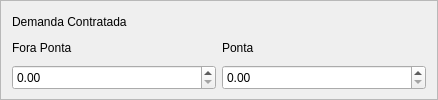
                  <widget class="QFrame" name="frame_27">
                   <property name="frameShape">
                    <enum>QFrame::StyledPanel</enum>
                   </property>
                   <property name="frameShadow">
                    <enum>QFrame::Raised</enum>
                   </property>
                   <layout class="QGridLayout" name="gridLayout_16">
                    <item row="0" column="0" colspan="2">
                     <widget class="QLabel" name="label_46">
                      <property name="sizePolicy">
                       <sizepolicy hsizetype="Preferred" vsizetype="Preferred">
                        <horstretch>0</horstretch>
                        <verstretch>0</verstretch>
                       </sizepolicy>
                      </property>
                      <property name="minimumSize">
                       <size>
                        <width>0</width>
                        <height>0</height>
                       </size>
                      </property>
                      <property name="maximumSize">
                       <size>
                        <width>16777215</width>
                        <height>16777215</height>
                       </size>
                      </property>
                      <property name="styleSheet">
                       <string notr="true">#frame_16, #frame_15 QLabel {
   /* background-color: #FFFFFF;*/
    qproperty-alignment: AlignCenter;
	color: #3d8ec9;
	font: 77 20px &quot;Verdana&quot;;
}</string>
                      </property>
                      <property name="text">
                       <string>Demanda Contratada</string>
                      </property>
                     </widget>
                    </item>
                    <item row="1" column="0">
                     <widget class="QLabel" name="label_45">
                      <property name="styleSheet">
                       <string notr="true">#frame_16, #frame_15 QLabel {
   /* background-color: #FFFFFF;*/
    qproperty-alignment: AlignCenter;
	color: #3d8ec9;
	font: 77 16px &quot;Verdana&quot;;
}</string>
                      </property>
                      <property name="text">
                       <string>Fora Ponta</string>
                      </property>
                     </widget>
                    </item>
                    <item row="1" column="1">
                     <widget class="QLabel" name="label_58">
                      <property name="styleSheet">
                       <string notr="true">#frame_16, #frame_15 QLabel {
   /* background-color: #FFFFFF;*/
    qproperty-alignment: AlignCenter;
	color: #3d8ec9;
	font: 77 16px &quot;Verdana&quot;;
}</string>
                      </property>
                      <property name="text">
                       <string>Ponta</string>
                      </property>
                     </widget>
                    </item>
                    <item row="2" column="0">
                     <widget class="QDoubleSpinBox" name="SpinBox_DCp_17">
                      <property name="enabled">
                       <bool>true</bool>
                      </property>
                      <property name="sizePolicy">
                       <sizepolicy hsizetype="Preferred" vsizetype="Preferred">
                        <horstretch>0</horstretch>
                        <verstretch>0</verstretch>
                       </sizepolicy>
                      </property>
                      <property name="minimumSize">
                       <size>
                        <width>204</width>
                        <height>25</height>
                       </size>
                      </property>
                      <property name="maximumSize">
                       <size>
                        <width>95</width>
                        <height>20</height>
                       </size>
                      </property>
                      <property name="wrapping">
                       <bool>false</bool>
                      </property>
                      <property name="frame">
                       <bool>true</bool>
                      </property>
                      <property name="accelerated">
                       <bool>false</bool>
                      </property>
                      <property name="keyboardTracking">
                       <bool>true</bool>
                      </property>
                      <property name="showGroupSeparator" stdset="0">
                       <bool>false</bool>
                      </property>
                      <property name="maximum">
                       <double>99999999999.000000000000000</double>
                      </property>
                     </widget>
                    </item>
                    <item row="2" column="1">
                     <widget class="QDoubleSpinBox" name="SpinBox_DCp_18">
                      <property name="enabled">
                       <bool>true</bool>
                      </property>
                      <property name="sizePolicy">
                       <sizepolicy hsizetype="Preferred" vsizetype="Preferred">
                        <horstretch>0</horstretch>
                        <verstretch>0</verstretch>
                       </sizepolicy>
                      </property>
                      <property name="minimumSize">
                       <size>
                        <width>204</width>
                        <height>25</height>
                       </size>
                      </property>
                      <property name="maximumSize">
                       <size>
                        <width>95</width>
                        <height>20</height>
                       </size>
                      </property>
                      <property name="wrapping">
                       <bool>false</bool>
                      </property>
                      <property name="frame">
                       <bool>true</bool>
                      </property>
                      <property name="accelerated">
                       <bool>false</bool>
                      </property>
                      <property name="keyboardTracking">
                       <bool>true</bool>
                      </property>
                      <property name="showGroupSeparator" stdset="0">
                       <bool>false</bool>
                      </property>
                      <property name="maximum">
                       <double>99999999999.000000000000000</double>
                      </property>
                     </widget>
                    </item>
                   </layout>
                  </widget>
